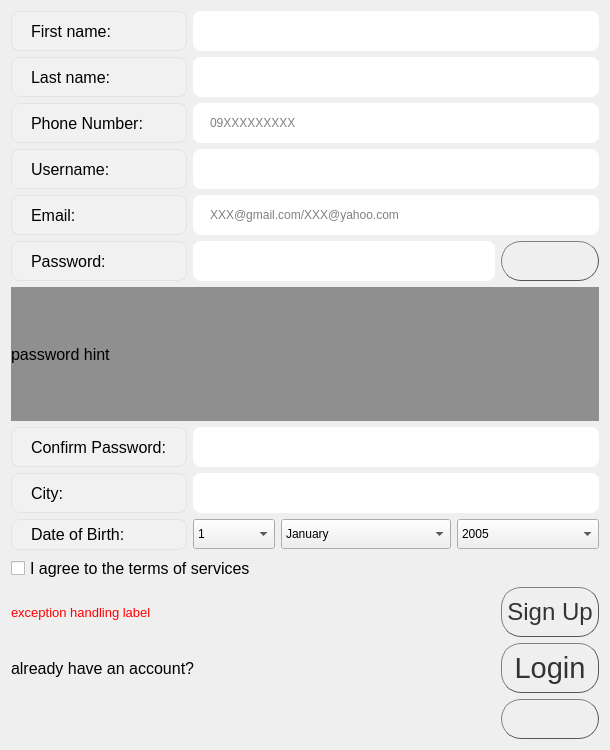
<?xml version="1.0" encoding="UTF-8"?>
<ui version="4.0">
 <class>Form</class>
 <widget class="QWidget" name="Form">
  <property name="geometry">
   <rect>
    <x>0</x>
    <y>0</y>
    <width>610</width>
    <height>750</height>
   </rect>
  </property>
  <property name="minimumSize">
   <size>
    <width>610</width>
    <height>750</height>
   </size>
  </property>
  <property name="windowTitle">
   <string>Form</string>
  </property>
  <layout class="QGridLayout" name="gridLayout">
   <item row="10" column="0" colspan="5">
    <widget class="QCheckBox" name="checkBoxTerms">
     <property name="font">
      <font>
       <pointsize>12</pointsize>
      </font>
     </property>
     <property name="text">
      <string>I agree to the terms of services</string>
     </property>
    </widget>
   </item>
   <item row="2" column="0">
    <widget class="QLabel" name="labelPnumber">
     <property name="font">
      <font>
       <pointsize>12</pointsize>
      </font>
     </property>
     <property name="styleSheet">
      <string notr="true">QLabel {
  background-color:rgba( 255, 255, 255, 10% );
  border-radius: 8px;
  padding: 5px 15px;
  border: 1px solid #e0e4e7;
}
</string>
     </property>
     <property name="text">
      <string>Phone Number:</string>
     </property>
    </widget>
   </item>
   <item row="9" column="7" colspan="2">
    <widget class="QComboBox" name="comboYear">
     <property name="minimumSize">
      <size>
       <width>0</width>
       <height>30</height>
      </size>
     </property>
     <item>
      <property name="text">
       <string>2005</string>
      </property>
     </item>
     <item>
      <property name="text">
       <string>2004</string>
      </property>
     </item>
     <item>
      <property name="text">
       <string>2003</string>
      </property>
     </item>
     <item>
      <property name="text">
       <string>2002</string>
      </property>
     </item>
     <item>
      <property name="text">
       <string>2001</string>
      </property>
     </item>
     <item>
      <property name="text">
       <string>2000</string>
      </property>
     </item>
     <item>
      <property name="text">
       <string>1999</string>
      </property>
     </item>
     <item>
      <property name="text">
       <string>1998</string>
      </property>
     </item>
     <item>
      <property name="text">
       <string>1997</string>
      </property>
     </item>
     <item>
      <property name="text">
       <string>1996</string>
      </property>
     </item>
     <item>
      <property name="text">
       <string>1995</string>
      </property>
     </item>
     <item>
      <property name="text">
       <string>1994</string>
      </property>
     </item>
     <item>
      <property name="text">
       <string>1993</string>
      </property>
     </item>
     <item>
      <property name="text">
       <string>1992</string>
      </property>
     </item>
     <item>
      <property name="text">
       <string>1991</string>
      </property>
     </item>
     <item>
      <property name="text">
       <string>1990</string>
      </property>
     </item>
     <item>
      <property name="text">
       <string>1989</string>
      </property>
     </item>
     <item>
      <property name="text">
       <string>1988</string>
      </property>
     </item>
     <item>
      <property name="text">
       <string>1987</string>
      </property>
     </item>
     <item>
      <property name="text">
       <string>1986</string>
      </property>
     </item>
     <item>
      <property name="text">
       <string>1985</string>
      </property>
     </item>
     <item>
      <property name="text">
       <string>1984</string>
      </property>
     </item>
     <item>
      <property name="text">
       <string>1983</string>
      </property>
     </item>
     <item>
      <property name="text">
       <string>1982</string>
      </property>
     </item>
     <item>
      <property name="text">
       <string>1981</string>
      </property>
     </item>
     <item>
      <property name="text">
       <string>1980</string>
      </property>
     </item>
     <item>
      <property name="text">
       <string>1979</string>
      </property>
     </item>
     <item>
      <property name="text">
       <string>1978</string>
      </property>
     </item>
     <item>
      <property name="text">
       <string>1977</string>
      </property>
     </item>
     <item>
      <property name="text">
       <string>1976</string>
      </property>
     </item>
     <item>
      <property name="text">
       <string>1975</string>
      </property>
     </item>
     <item>
      <property name="text">
       <string>1974</string>
      </property>
     </item>
     <item>
      <property name="text">
       <string>1973</string>
      </property>
     </item>
     <item>
      <property name="text">
       <string>1972</string>
      </property>
     </item>
     <item>
      <property name="text">
       <string>1971</string>
      </property>
     </item>
     <item>
      <property name="text">
       <string>1970</string>
      </property>
     </item>
     <item>
      <property name="text">
       <string>1969</string>
      </property>
     </item>
     <item>
      <property name="text">
       <string>1968</string>
      </property>
     </item>
     <item>
      <property name="text">
       <string>1967</string>
      </property>
     </item>
     <item>
      <property name="text">
       <string>1966</string>
      </property>
     </item>
     <item>
      <property name="text">
       <string>1965</string>
      </property>
     </item>
     <item>
      <property name="text">
       <string>1964</string>
      </property>
     </item>
     <item>
      <property name="text">
       <string>1963</string>
      </property>
     </item>
     <item>
      <property name="text">
       <string>1962</string>
      </property>
     </item>
     <item>
      <property name="text">
       <string>1961</string>
      </property>
     </item>
     <item>
      <property name="text">
       <string>1960</string>
      </property>
     </item>
     <item>
      <property name="text">
       <string>1959</string>
      </property>
     </item>
     <item>
      <property name="text">
       <string>1958</string>
      </property>
     </item>
     <item>
      <property name="text">
       <string>1957</string>
      </property>
     </item>
     <item>
      <property name="text">
       <string>1956</string>
      </property>
     </item>
     <item>
      <property name="text">
       <string>1955</string>
      </property>
     </item>
     <item>
      <property name="text">
       <string>1954</string>
      </property>
     </item>
     <item>
      <property name="text">
       <string>1953</string>
      </property>
     </item>
     <item>
      <property name="text">
       <string>1952</string>
      </property>
     </item>
     <item>
      <property name="text">
       <string>1951</string>
      </property>
     </item>
     <item>
      <property name="text">
       <string>1950</string>
      </property>
     </item>
     <item>
      <property name="text">
       <string>1949</string>
      </property>
     </item>
     <item>
      <property name="text">
       <string>1948</string>
      </property>
     </item>
     <item>
      <property name="text">
       <string>1947</string>
      </property>
     </item>
     <item>
      <property name="text">
       <string>1946</string>
      </property>
     </item>
     <item>
      <property name="text">
       <string>1945</string>
      </property>
     </item>
     <item>
      <property name="text">
       <string>1944</string>
      </property>
     </item>
     <item>
      <property name="text">
       <string>1943</string>
      </property>
     </item>
     <item>
      <property name="text">
       <string>1942</string>
      </property>
     </item>
     <item>
      <property name="text">
       <string>1941</string>
      </property>
     </item>
     <item>
      <property name="text">
       <string>1940</string>
      </property>
     </item>
     <item>
      <property name="text">
       <string>1939</string>
      </property>
     </item>
     <item>
      <property name="text">
       <string>1938</string>
      </property>
     </item>
     <item>
      <property name="text">
       <string>1937</string>
      </property>
     </item>
     <item>
      <property name="text">
       <string>1936</string>
      </property>
     </item>
     <item>
      <property name="text">
       <string>1935</string>
      </property>
     </item>
     <item>
      <property name="text">
       <string>1934</string>
      </property>
     </item>
     <item>
      <property name="text">
       <string>1933</string>
      </property>
     </item>
     <item>
      <property name="text">
       <string>1932</string>
      </property>
     </item>
     <item>
      <property name="text">
       <string>1931</string>
      </property>
     </item>
     <item>
      <property name="text">
       <string>1930</string>
      </property>
     </item>
     <item>
      <property name="text">
       <string>1929</string>
      </property>
     </item>
     <item>
      <property name="text">
       <string>1928</string>
      </property>
     </item>
     <item>
      <property name="text">
       <string>1927</string>
      </property>
     </item>
     <item>
      <property name="text">
       <string>1926</string>
      </property>
     </item>
     <item>
      <property name="text">
       <string>1925</string>
      </property>
     </item>
     <item>
      <property name="text">
       <string>1924</string>
      </property>
     </item>
     <item>
      <property name="text">
       <string>1923</string>
      </property>
     </item>
     <item>
      <property name="text">
       <string>1922</string>
      </property>
     </item>
     <item>
      <property name="text">
       <string>1921</string>
      </property>
     </item>
     <item>
      <property name="text">
       <string>1920</string>
      </property>
     </item>
    </widget>
   </item>
   <item row="0" column="1" colspan="8">
    <widget class="QLineEdit" name="lineFname">
     <property name="minimumSize">
      <size>
       <width>0</width>
       <height>40</height>
      </size>
     </property>
     <property name="whatsThis">
      <string/>
     </property>
     <property name="styleSheet">
      <string notr="true">QLineEdit {
  border-radius: 8px;
  padding: 5px 15px;
}

QLineEdit:hover {
  border: 1px solid #e0e4e7;

}

QLineEdit::focus{
  border: 1px solid #e0e4e7;
}</string>
     </property>
     <property name="placeholderText">
      <string/>
     </property>
    </widget>
   </item>
   <item row="3" column="1" colspan="8">
    <widget class="QLineEdit" name="lineUsername">
     <property name="minimumSize">
      <size>
       <width>0</width>
       <height>40</height>
      </size>
     </property>
     <property name="styleSheet">
      <string notr="true">QLineEdit {
  border-radius: 8px;
  padding: 5px 15px;
}

QLineEdit:hover {
  border: 1px solid #e0e4e7;

}

QLineEdit::focus{
  border: 1px solid #e0e4e7;
}</string>
     </property>
    </widget>
   </item>
   <item row="1" column="1" colspan="8">
    <widget class="QLineEdit" name="lineLname">
     <property name="minimumSize">
      <size>
       <width>0</width>
       <height>40</height>
      </size>
     </property>
     <property name="styleSheet">
      <string notr="true">QLineEdit {
  border-radius: 8px;
  padding: 5px 15px;
}

QLineEdit:hover {
  border: 1px solid #e0e4e7;

}

QLineEdit::focus{
  border: 1px solid #e0e4e7;
}</string>
     </property>
    </widget>
   </item>
   <item row="5" column="8">
    <widget class="QPushButton" name="buttonToggleEcho">
     <property name="minimumSize">
      <size>
       <width>40</width>
       <height>40</height>
      </size>
     </property>
     <property name="styleSheet">
      <string notr="true">QPushButton {
color: #333;
border: 1px solid #555;
border-radius: 20px;
border-style: outset;
background: qradialgradient(
cx: 0.3, cy: -0.4, fx: 0.3, fy: -0.4,
radius: 1, stop: 0 #fff, stop: 1 #888
);
padding: 5px;
}

QPushButton:hover {
background: qradialgradient(
cx: 0.3, cy: -0.4, fx: 0.3, fy: -0.4,
radius: 1.35, stop: 0 #fff, stop: 1 #bbb
);
}</string>
     </property>
     <property name="text">
      <string/>
     </property>
    </widget>
   </item>
   <item row="4" column="1" colspan="8">
    <widget class="QLineEdit" name="lineEmail">
     <property name="minimumSize">
      <size>
       <width>0</width>
       <height>40</height>
      </size>
     </property>
     <property name="styleSheet">
      <string notr="true">QLineEdit {
  border-radius: 8px;
  padding: 5px 15px;
}

QLineEdit:hover {
  border: 1px solid #e0e4e7;

}

QLineEdit::focus{
  border: 1px solid #e0e4e7;
}</string>
     </property>
     <property name="placeholderText">
      <string>XXX@gmail.com/XXX@yahoo.com</string>
     </property>
     <property name="cursorMoveStyle">
      <enum>Qt::LogicalMoveStyle</enum>
     </property>
    </widget>
   </item>
   <item row="6" column="0" colspan="9">
    <widget class="QLabel" name="labelPassHint">
     <property name="minimumSize">
      <size>
       <width>0</width>
       <height>0</height>
      </size>
     </property>
     <property name="maximumSize">
      <size>
       <width>600</width>
       <height>200</height>
      </size>
     </property>
     <property name="font">
      <font>
       <pointsize>12</pointsize>
      </font>
     </property>
     <property name="styleSheet">
      <string notr="true">background-color:rgba(0,0,0,40%);</string>
     </property>
     <property name="text">
      <string>password hint</string>
     </property>
    </widget>
   </item>
   <item row="2" column="1" colspan="8">
    <widget class="QLineEdit" name="linePnumber">
     <property name="minimumSize">
      <size>
       <width>0</width>
       <height>40</height>
      </size>
     </property>
     <property name="styleSheet">
      <string notr="true">QLineEdit {
  border-radius: 8px;
  padding: 5px 15px;
}

QLineEdit:hover {
  border: 1px solid #e0e4e7;

}

QLineEdit::focus{
  border: 1px solid #e0e4e7;
}</string>
     </property>
     <property name="placeholderText">
      <string>09XXXXXXXXX</string>
     </property>
    </widget>
   </item>
   <item row="8" column="1" colspan="8">
    <widget class="QLineEdit" name="lineCity">
     <property name="minimumSize">
      <size>
       <width>0</width>
       <height>40</height>
      </size>
     </property>
     <property name="styleSheet">
      <string notr="true">QLineEdit {
  border-radius: 8px;
  padding: 5px 15px;
}

QLineEdit:hover {
  border: 1px solid #e0e4e7;

}

QLineEdit::focus{
  border: 1px solid #e0e4e7;
}</string>
     </property>
    </widget>
   </item>
   <item row="7" column="1" colspan="8">
    <widget class="QLineEdit" name="lineConfirmPass">
     <property name="minimumSize">
      <size>
       <width>0</width>
       <height>40</height>
      </size>
     </property>
     <property name="styleSheet">
      <string notr="true">QLineEdit {
  border-radius: 8px;
  padding: 5px 15px;
}

QLineEdit:hover {
  border: 1px solid #e0e4e7;

}

QLineEdit::focus{
  border: 1px solid #e0e4e7;
}</string>
     </property>
     <property name="echoMode">
      <enum>QLineEdit::Password</enum>
     </property>
    </widget>
   </item>
   <item row="9" column="3" colspan="4">
    <widget class="QComboBox" name="comboMonth">
     <property name="minimumSize">
      <size>
       <width>0</width>
       <height>30</height>
      </size>
     </property>
     <item>
      <property name="text">
       <string>January</string>
      </property>
     </item>
     <item>
      <property name="text">
       <string>February</string>
      </property>
     </item>
     <item>
      <property name="text">
       <string>March</string>
      </property>
     </item>
     <item>
      <property name="text">
       <string>April</string>
      </property>
     </item>
     <item>
      <property name="text">
       <string>May</string>
      </property>
     </item>
     <item>
      <property name="text">
       <string>June</string>
      </property>
     </item>
     <item>
      <property name="text">
       <string>July</string>
      </property>
     </item>
     <item>
      <property name="text">
       <string>August</string>
      </property>
     </item>
     <item>
      <property name="text">
       <string>September</string>
      </property>
     </item>
     <item>
      <property name="text">
       <string>October</string>
      </property>
     </item>
     <item>
      <property name="text">
       <string>November</string>
      </property>
     </item>
     <item>
      <property name="text">
       <string>December</string>
      </property>
     </item>
    </widget>
   </item>
   <item row="16" column="8">
    <widget class="QPushButton" name="buttonLogin">
     <property name="minimumSize">
      <size>
       <width>0</width>
       <height>50</height>
      </size>
     </property>
     <property name="font">
      <font>
       <pointsize>22</pointsize>
      </font>
     </property>
     <property name="cursor">
      <cursorShape>PointingHandCursor</cursorShape>
     </property>
     <property name="styleSheet">
      <string notr="true">QPushButton {
color: #333;
border: 1px solid #555;
border-radius: 20px;
border-style: outset;
background: qradialgradient(
cx: 0.3, cy: -0.4, fx: 0.3, fy: -0.4,
radius: 1, stop: 0 #fff, stop: 1 #888
);
padding: 5px;
}

QPushButton:hover {
background: qradialgradient(
cx: 0.3, cy: -0.4, fx: 0.3, fy: -0.4,
radius: 1.35, stop: 0 #fff, stop: 1 #bbb
);
}</string>
     </property>
     <property name="text">
      <string>Login</string>
     </property>
    </widget>
   </item>
   <item row="11" column="8">
    <widget class="QPushButton" name="buttonSignUp">
     <property name="minimumSize">
      <size>
       <width>0</width>
       <height>50</height>
      </size>
     </property>
     <property name="baseSize">
      <size>
       <width>0</width>
       <height>0</height>
      </size>
     </property>
     <property name="font">
      <font>
       <pointsize>18</pointsize>
      </font>
     </property>
     <property name="cursor">
      <cursorShape>PointingHandCursor</cursorShape>
     </property>
     <property name="styleSheet">
      <string notr="true">QPushButton {
color: #333;
border: 1px solid #555;
border-radius: 20px;
border-style: outset;
background: qradialgradient(
cx: 0.3, cy: -0.4, fx: 0.3, fy: -0.4,
radius: 1, stop: 0 #fff, stop: 1 #888
);
padding: 5px;
}

QPushButton:hover {
background: qradialgradient(
cx: 0.3, cy: -0.4, fx: 0.3, fy: -0.4,
radius: 1.35, stop: 0 #fff, stop: 1 #bbb
);
}</string>
     </property>
     <property name="text">
      <string>Sign Up</string>
     </property>
    </widget>
   </item>
   <item row="0" column="0">
    <widget class="QLabel" name="labelFname">
     <property name="font">
      <font>
       <pointsize>12</pointsize>
      </font>
     </property>
     <property name="styleSheet">
      <string notr="true">QLabel {
  background-color:rgba( 255, 255, 255, 10% );
  border-radius: 8px;
  padding: 5px 15px;
  border: 1px solid #e0e4e7;
}

  </string>
     </property>
     <property name="text">
      <string>First name:</string>
     </property>
    </widget>
   </item>
   <item row="5" column="0">
    <widget class="QLabel" name="labelPass">
     <property name="font">
      <font>
       <pointsize>12</pointsize>
      </font>
     </property>
     <property name="styleSheet">
      <string notr="true">QLabel {
  background-color:rgba( 255, 255, 255, 10% );
  border-radius: 8px;
  padding: 5px 15px;
  border: 1px solid #e0e4e7;
}
</string>
     </property>
     <property name="text">
      <string>Password:</string>
     </property>
    </widget>
   </item>
   <item row="1" column="0">
    <widget class="QLabel" name="labelLname">
     <property name="font">
      <font>
       <pointsize>12</pointsize>
      </font>
     </property>
     <property name="styleSheet">
      <string notr="true">QLabel {
  background-color:rgba( 255, 255, 255, 10% );
  border-radius: 8px;
  padding: 5px 15px;
  border: 1px solid #e0e4e7;
}
</string>
     </property>
     <property name="text">
      <string>Last name:</string>
     </property>
    </widget>
   </item>
   <item row="3" column="0">
    <widget class="QLabel" name="labelUsername">
     <property name="font">
      <font>
       <pointsize>12</pointsize>
      </font>
     </property>
     <property name="styleSheet">
      <string notr="true">QLabel {
  background-color:rgba( 255, 255, 255, 10% );
  border-radius: 8px;
  padding: 5px 15px;
  border: 1px solid #e0e4e7;
}
</string>
     </property>
     <property name="text">
      <string>Username:</string>
     </property>
    </widget>
   </item>
   <item row="16" column="0" colspan="4">
    <widget class="QLabel" name="labelLogin">
     <property name="font">
      <font>
       <pointsize>12</pointsize>
      </font>
     </property>
     <property name="text">
      <string>already have an account?</string>
     </property>
    </widget>
   </item>
   <item row="11" column="0" colspan="5">
    <widget class="QLabel" name="labelException">
     <property name="font">
      <font>
       <pointsize>10</pointsize>
      </font>
     </property>
     <property name="styleSheet">
      <string notr="true">color: rgb(255, 0, 0);</string>
     </property>
     <property name="text">
      <string>exception handling label</string>
     </property>
    </widget>
   </item>
   <item row="7" column="0">
    <widget class="QLabel" name="labelConfirmPass">
     <property name="font">
      <font>
       <pointsize>12</pointsize>
      </font>
     </property>
     <property name="styleSheet">
      <string notr="true">QLabel {
  background-color:rgba( 255, 255, 255, 10% );
  border-radius: 8px;
  padding: 5px 15px;
  border: 1px solid #e0e4e7;
}
</string>
     </property>
     <property name="text">
      <string>Confirm Password:</string>
     </property>
    </widget>
   </item>
   <item row="5" column="1" colspan="7">
    <widget class="QLineEdit" name="linePass">
     <property name="minimumSize">
      <size>
       <width>0</width>
       <height>40</height>
      </size>
     </property>
     <property name="styleSheet">
      <string notr="true">QLineEdit {
  border-radius: 8px;
  padding: 5px 15px;
}

QLineEdit:hover {
  border: 1px solid #e0e4e7;

}

QLineEdit::focus{
  border: 1px solid #e0e4e7;
}</string>
     </property>
     <property name="echoMode">
      <enum>QLineEdit::Password</enum>
     </property>
     <property name="placeholderText">
      <string/>
     </property>
    </widget>
   </item>
   <item row="9" column="1" colspan="2">
    <widget class="QComboBox" name="comboDay">
     <property name="minimumSize">
      <size>
       <width>0</width>
       <height>30</height>
      </size>
     </property>
     <item>
      <property name="text">
       <string>1</string>
      </property>
     </item>
     <item>
      <property name="text">
       <string>2</string>
      </property>
     </item>
     <item>
      <property name="text">
       <string>3</string>
      </property>
     </item>
     <item>
      <property name="text">
       <string>4</string>
      </property>
     </item>
     <item>
      <property name="text">
       <string>5</string>
      </property>
     </item>
     <item>
      <property name="text">
       <string>6</string>
      </property>
     </item>
     <item>
      <property name="text">
       <string>7</string>
      </property>
     </item>
     <item>
      <property name="text">
       <string>8</string>
      </property>
     </item>
     <item>
      <property name="text">
       <string>9</string>
      </property>
     </item>
     <item>
      <property name="text">
       <string>10</string>
      </property>
     </item>
     <item>
      <property name="text">
       <string>11</string>
      </property>
     </item>
     <item>
      <property name="text">
       <string>12</string>
      </property>
     </item>
     <item>
      <property name="text">
       <string>13</string>
      </property>
     </item>
     <item>
      <property name="text">
       <string>14</string>
      </property>
     </item>
     <item>
      <property name="text">
       <string>15</string>
      </property>
     </item>
     <item>
      <property name="text">
       <string>16</string>
      </property>
     </item>
     <item>
      <property name="text">
       <string>17</string>
      </property>
     </item>
     <item>
      <property name="text">
       <string>18</string>
      </property>
     </item>
     <item>
      <property name="text">
       <string>19</string>
      </property>
     </item>
     <item>
      <property name="text">
       <string>20</string>
      </property>
     </item>
     <item>
      <property name="text">
       <string>21</string>
      </property>
     </item>
     <item>
      <property name="text">
       <string>22</string>
      </property>
     </item>
     <item>
      <property name="text">
       <string>23</string>
      </property>
     </item>
     <item>
      <property name="text">
       <string>24</string>
      </property>
     </item>
     <item>
      <property name="text">
       <string>25</string>
      </property>
     </item>
     <item>
      <property name="text">
       <string>26</string>
      </property>
     </item>
     <item>
      <property name="text">
       <string>27</string>
      </property>
     </item>
     <item>
      <property name="text">
       <string>28</string>
      </property>
     </item>
     <item>
      <property name="text">
       <string>29</string>
      </property>
     </item>
     <item>
      <property name="text">
       <string>30</string>
      </property>
     </item>
     <item>
      <property name="text">
       <string>31</string>
      </property>
     </item>
    </widget>
   </item>
   <item row="9" column="0">
    <widget class="QLabel" name="labelDate">
     <property name="font">
      <font>
       <pointsize>12</pointsize>
      </font>
     </property>
     <property name="styleSheet">
      <string notr="true">QLabel {
  background-color:rgba( 255, 255, 255, 10% );
  border-radius: 8px;
  padding: 5px 15px;
  border: 1px solid #e0e4e7;
}
</string>
     </property>
     <property name="text">
      <string>Date of Birth:</string>
     </property>
    </widget>
   </item>
   <item row="4" column="0">
    <widget class="QLabel" name="labelEmail">
     <property name="font">
      <font>
       <pointsize>12</pointsize>
      </font>
     </property>
     <property name="styleSheet">
      <string notr="true">QLabel {
  background-color:rgba( 255, 255, 255, 10% );
  border-radius: 8px;
  padding: 5px 15px;
  border: 1px solid #e0e4e7;
}
</string>
     </property>
     <property name="text">
      <string>Email:</string>
     </property>
    </widget>
   </item>
   <item row="8" column="0">
    <widget class="QLabel" name="labelCity">
     <property name="font">
      <font>
       <pointsize>12</pointsize>
      </font>
     </property>
     <property name="styleSheet">
      <string notr="true">QLabel {
  background-color:rgba( 255, 255, 255, 10% );
  border-radius: 8px;
  padding: 5px 15px;
  border: 1px solid #e0e4e7;
}
</string>
     </property>
     <property name="text">
      <string>City:</string>
     </property>
    </widget>
   </item>
   <item row="17" column="8">
    <widget class="QPushButton" name="buttonMute">
     <property name="minimumSize">
      <size>
       <width>40</width>
       <height>40</height>
      </size>
     </property>
     <property name="styleSheet">
      <string notr="true">QPushButton {
color: #333;
border: 1px solid #555;
border-radius: 20px;
border-style: outset;
background: qradialgradient(
cx: 0.3, cy: -0.4, fx: 0.3, fy: -0.4,
radius: 1, stop: 0 #fff, stop: 1 #888
);
padding: 5px;
}

QPushButton:hover {
background: qradialgradient(
cx: 0.3, cy: -0.4, fx: 0.3, fy: -0.4,
radius: 1.35, stop: 0 #fff, stop: 1 #bbb
);
}</string>
     </property>
     <property name="text">
      <string/>
     </property>
    </widget>
   </item>
  </layout>
 </widget>
 <resources/>
 <connections/>
</ui>
